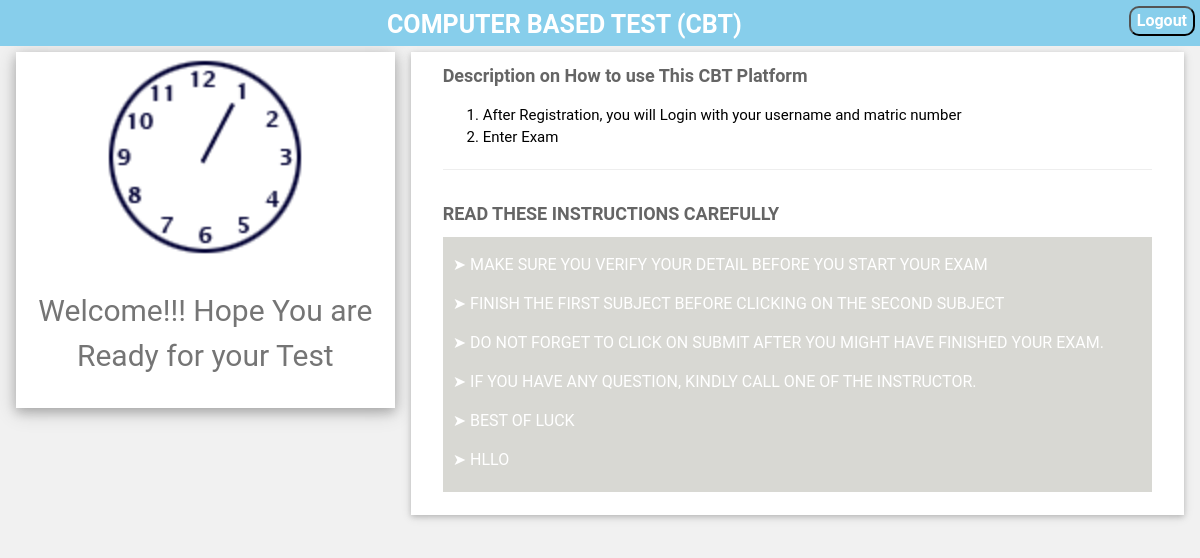
Screenshot of /welcome.php with the database file from the repository.
### tables this page shows
CREATE TABLE `mst_logo` (
  `id_logo` int(255) NOT NULL,
  `logo` varchar(255) NOT NULL
);

CREATE TABLE `mst_settings` (
  `id_sett` int(255) NOT NULL,
  `info` text NOT NULL
);

### plugin.php (called while the page is built)
<?php
$host = "localhost";
$user = "root";
$password = "";
$database = "cbt";
$connect = mysqli_connect($host,$user,$password,$database);
$f="SELECT * FROM mst_logo";
$qr=mysqli_query($connect, $f);
$s=mysqli_fetch_array($qr);
?>

### welcome.php (the view, shortened to what this page needs)
<?php
include_once 'plugin.php';
?>
<!DOCTYPE html>
<html><head><meta http-equiv="Content-Type" content="text/html; charset=UTF-8"><title>Home</title>
<link rel="stylesheet" href="./css/w3.css">
<link rel="stylesheet" href="./css/css">
<link rel="stylesheet" href="./css/font-awesome.min.css">
</head><body class="w3-light-grey">
<div class="w3-content w3-margin-top" style="max-width:1400px;">
<header class="hello">
  <p style="font-size:25px; margin-top:10px; text-align: center; font-weight: bold;">COMPUTER BASED TEST (CBT) <a href="signout.php"><button style="font-size:16px; margin-right:5px; float:right; border-radius:10px; background: skyblue; color: #fff;">Logout</button></a></p>
</header>
  <div class="w3-row-padding" >
    <div class="w3-third" style="margin-top:3%;">
      <div class="w3-white w3-text-grey w3-card-4">
        <div class="w3-display-container">
     <center><img src="<?php echo $s['logo']; ?>" style="width:200px; height: 200px; margin-top: 5px;" alt="Avatar"></center>
        </div>
        <div class="w3-container">
        <center><p style="font-size:30px;">Welcome!!! Hope You are Ready for your Test</p></center>
<?php
include("connect.php");
?>
        </div>
      </div>
      <br>
    </div>
    <div class="w3-twothird" style="margin-top:3%;">
      <div class="w3-container w3-card-2 w3-white w3-margin-bottom">
    <div class="w3-container">
          <h5 class="w3-opacity"><b>Description on How to use This CBT Platform </b></h5>
        <p>
          <ol>
            <li> After Registration, you will Login with your username and matric number</li>
            <li>Enter Exam</li>
          </ol>
        </p>
          <hr>
        </div>
        <div class="w3-container">
          <h5 class="w3-opacity"><b>READ THESE INSTRUCTIONS CAREFULLY</b></h5>
      <div style="width: 100%; height: auto; background: #d8d8d3; text-align: left; padding-left: 10px; padding-top: 1px; padding-bottom: 5px;">
      <?php
        $get="SELECT * FROM mst_settings";
        $KG=mysqli_query($connect, $get);
        while ($as=mysqli_fetch_array($KG)) {
      ?>
      <p><h6 style="color: #ffffff;">&#10148;&nbsp;<?php echo strtoupper($as['info']); ?></h6></p>
<?php
 }?>
      </div>
      <br>
        </div>
      </div>
    </div>
  </div>
</div>
</body></html>

### css/w3.css (style rules this page uses)
*,*:before,*:after { box-sizing:inherit }
html { -ms-text-size-adjust:100%;-webkit-text-size-adjust:100% }
body { margin:0 }
article,aside,details,figcaption,figure,footer,header,main,menu,nav,section,summary { display:block }
a { background-color:transparent;-webkit-text-decoration-skip:objects }
img { border-style:none }
hr { box-sizing:content-box;height:0;overflow:visible }
button,input,select,textarea { font:inherit;margin:0 }
button,input { overflow:visible }
button,select { text-transform:none }
button,html [type=button],[type=reset],[type=submit] { -webkit-appearance:button }
html,body { font-family:Verdana,sans-serif;font-size:15px;line-height:1.5 }
html { overflow-x:hidden }
h5 { font-size:18px }
h6 { font-size:16px }
h1,h2,h3,h4,h5,h6 { font-family:"Segoe UI",Arial,sans-serif;font-weight:400;margin:10px 0 }
hr { border:0;border-top:1px solid #eee;margin:20px 0 }
img { margin-bottom:-5px }
a { color:inherit }
.w3-tooltip,.w3-display-container { position:relative }
.w3-container:after,.w3-container:before,.w3-panel:after,.w3-panel:before,.w3-row:after,.w3-row:before,.w3-row-padding:after,.w3-row-padding:before, .w3-cell-row:before,.w3-cell-row:after,.w3-clear:after,.w3-clear:before,.w3-bar:before,.w3-bar:after { content:"";display:table;clear:both }
.w3-col,.w3-half,.w3-third,.w3-twothird,.w3-threequarter,.w3-quarter { float:left;width:100% }
@media (min-width:601px) { .w3-col.m4,.w3-third { width:33.33333% } }
@media (min-width:601px) { .w3-col.m8,.w3-twothird { width:66.66666% } }
.w3-content { max-width:980px;margin:auto }
.w3-row-padding,.w3-row-padding>.w3-half,.w3-row-padding>.w3-third,.w3-row-padding>.w3-twothird,.w3-row-padding>.w3-threequarter,.w3-row-padding>.w3-quarter,.w3-row-padding>.w3-col { padding:0 8px }
.w3-container,.w3-panel { padding:0.01em 16px }
.w3-card,.w3-card-2 { box-shadow:0 2px 5px 0 rgba(0,0,0,0.16),0 2px 10px 0 rgba(0,0,0,0.12) }
.w3-card-4,.w3-hover-shadow:hover { box-shadow:0 4px 10px 0 rgba(0,0,0,0.2),0 4px 20px 0 rgba(0,0,0,0.19) }
.w3-opacity,.w3-hover-opacity:hover { opacity:0.60 }
.w3-margin-top { margin-top:16px!important }
.w3-margin-bottom { margin-bottom:16px!important }
.w3-white,.w3-hover-white:hover { color:#000!important;background-color:#fff!important }
.w3-light-grey,.w3-hover-light-grey:hover,.w3-light-gray,.w3-hover-light-gray:hover { color:#000!important;background-color:#f1f1f1!important }
.w3-text-grey,.w3-hover-text-grey:hover,.w3-text-gray,.w3-hover-text-gray:hover { color:#757575!important }

### welcome.php (style rules this page uses)
html,body,h1,h2,h3,h4,h5,h6 { font-family: "Roboto", sans-serif }
.hello { margin-top: -20px; background:skyblue; color: #fff; height:50px; width: 100%; position: fixed; z-index: 5; }

### rows the page displays
mst_logo: logo (picture)
mst_settings: info "MAKE SURE YOU VERIFY YOUR DETAIL BEFORE YOU START YOUR EXAM"
mst_settings: info "FINISH THE FIRST SUBJECT BEFORE CLICKING ON THE SECOND SUBJECT"
mst_settings: info "DO NOT FORGET TO CLICK ON SUBMIT AFTER YOU MIGHT HAVE FINISHED YOUR EXAM."
mst_settings: info "IF YOU HAVE ANY QUESTION, KINDLY CALL ONE OF THE INSTRUCTOR."
mst_settings: info "BEST OF LUCK"
mst_settings: info "HLLO"
